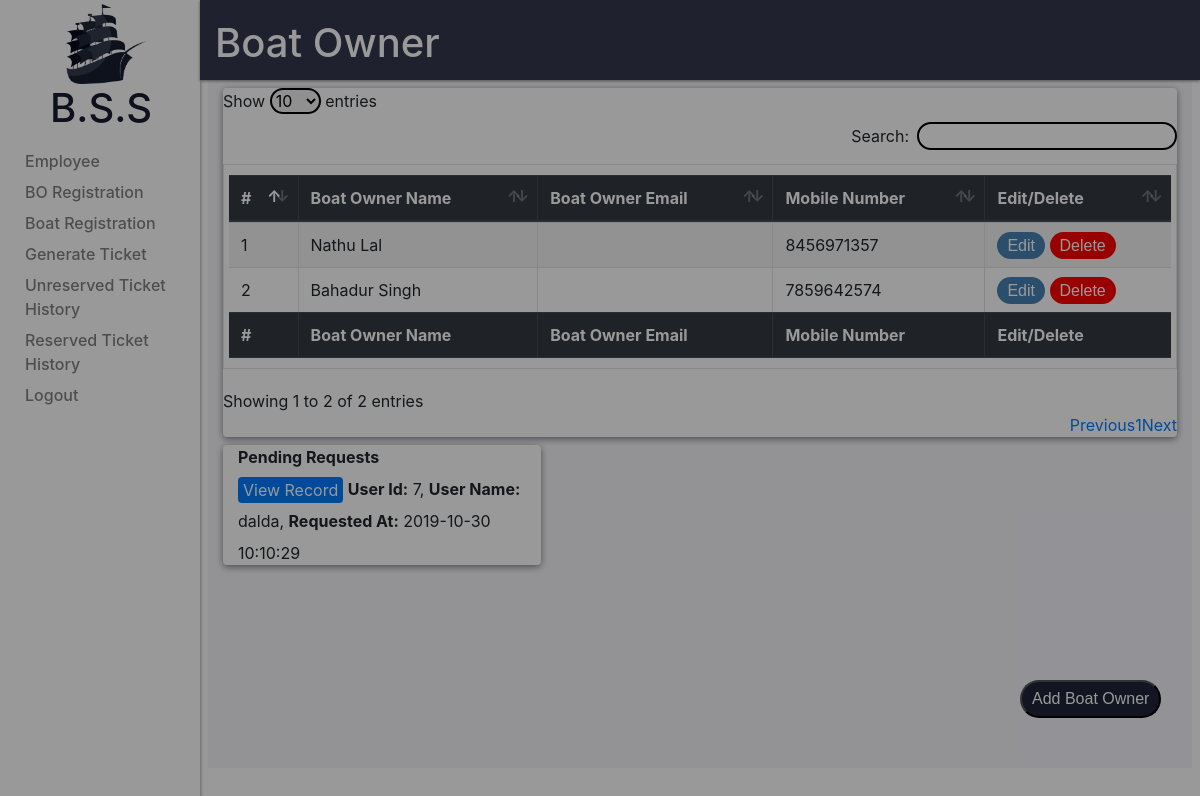
Page /modules/admin/bo_listing.php?user=welcome (signed in) on the committed database.
### tables this page shows
CREATE TABLE `boatowner` (
  `id` int(11) NOT NULL,
  `username` varchar(30) DEFAULT NULL,
  `name` varchar(32) DEFAULT NULL,
  `email` varchar(30) DEFAULT NULL,
  `adhaarnumber` varchar(30) DEFAULT NULL,
  `pannumber` varchar(20) DEFAULT NULL,
  `mobilenumber` bigint(10) DEFAULT NULL,
  `password` longtext DEFAULT NULL,
  `gender` int(1) DEFAULT NULL,
  `bankname` varchar(30) DEFAULT NULL,
  `ifsc` varchar(10) DEFAULT NULL,
  `accountname` varchar(20) DEFAULT NULL,
  `accountnumber` varchar(20) DEFAULT NULL,
  `status` int(1) NOT NULL DEFAULT 0,
  `roleid` int(1) NOT NULL DEFAULT 3,
  `profilepicture` varchar(50) DEFAULT NULL,
  `profilepictureurl` varchar(50) DEFAULT NULL,
  `addressline1` varchar(30) DEFAULT NULL,
  `addressline2` varchar(30) DEFAULT NULL,
  `cityid` int(5) DEFAULT NULL,
  `stateid` int(5) DEFAULT NULL,
  `countryid` int(5) DEFAULT NULL,
  `zipcode` int(6) DEFAULT NULL,
  `createdat` datetime DEFAULT NULL,
  `createdby` int(11) DEFAULT NULL,
  `updatedat` datetime DEFAULT NULL,
  `updatedby` int(11) DEFAULT NULL
);

### modules/admin/bo_listing.php (the view, shortened to what this page needs)
<?php
require"../../includes/admin/layout/head.php";
require"../../includes/admin/layout/sidebar.php";
require"../../includes/admin/dbconnect.php";
$listing_query="SELECT * FROM boatowner WHERE status = 1";
$pending_query="SELECT * FROM boatowner WHERE status = 3";
$execute_query=mysqli_query($connect,$listing_query);
$execute_pending_query=mysqli_query($connect,$pending_query);
$check_rows_pending_query=mysqli_num_rows($execute_pending_query);
$index=1;
?>
<div class="col-10 header_container">
<h1 class=header_name>Boat Owner</h1>
</div>
<div class="container">
    <div class="row">
            <div class="col">
            	<div class="add_button">
					<button type="button" class="add_btn" data-toggle="modal" onclick="addemp()" data-target="#myModal">Add Boat Owner</button>
            	</div>
            	<div class="wrapper">
	            	<table id="bolist" class="table customtable table-striped table-bordered">
	            		<thead class="thead-dark">
	            		<tr>
		        			<th scope="col">#</th>
		            		<th scope="col">Boat Owner Name</th>
		            		<th scope="col">Boat Owner Email</th>
		            		<th scope="col">Mobile Number</th>
		            		<th scope="col">Edit/Delete</th>
		            	</tr>
		            </thead>
		            <tbody>
	<?php
		while($data=mysqli_fetch_assoc($execute_query))
			{
				echo '<tr>';
				echo '<td scope="row">'.$index.'</td>';
				echo '<td>'.$data['name'].'</td>';
				echo '<td>'.$data['email'].'</td>';
				echo '<td>'.$data['mobilenumber'].'</td>';
				echo '<td><a href="#" onclick="editemp('.$data['id'].')" data-toggle="modal" data-target="#myModal" class="edit_btn">Edit</a> <a href="../../scripts/admin/bo_delete_script.php?id='.$data['id'].'" class="delete_btn">Delete</a></td>';
				echo '</tr>';
				$index++;
			}
	?>
	         		</tbody>
	         		<tfoot class="thead-dark">
	            		<tr>
		        			<th scope="col">#</th>
		            		<th scope="col">Boat Owner Name</th>
		            		<th scope="col">Boat Owner Email</th>
		            		<th scope="col">Mobile Number</th>
		            		<th scope="col">Edit/Delete</th>
		            	</tr>
		            </tfoot>
	         	</table>
			 </div>
        </div>
	</div>
			<div class="wrapper col-4" style="float:left">
				<?php
				if($check_rows_pending_query > 0)
				{
					echo "<label><b>Pending Requests</b> </label>";
					while($result=mysqli_fetch_assoc($execute_pending_query))
					{
						echo "<br><div class='pendingbo'><button type='submit'  class='btn btn-xs btn-primary' style='padding: 0px 4px !important;'  onclick='viewrecord(".$result["id"].")'>View Record</button> <label><b>User Id:</b></label> ".$result["id"].", <label><b>User Name:</b></label> ".$result["username"].", <label><b>Requested At:</b></label> ".$result["createdat"]."</div>";
					}
				}
				?>
			</div>
</div>

### style/style.css (style rules this page uses)
.header_container { height: 80px; background-color: #34394D; float: right; box-shadow: 0px 1px 3px grey; }
.header_container h1 { color: white; margin: 0% 0%; padding-top: 2%; }
.container { background-color:#F5F4FA ; height: 100%; width: 100%; max-width: 82% !important; max-height: 86% !important; overflow-y: scroll; }
body { margin: 0px; }
.wrapper { background-color: #ffffff; margin: 8px 0px 0px 0px; box-shadow: 0px 2px 7px grey; border-top-right-radius: 4px; border-top-left-radius: 4px; border-bottom-right-radius: 4px; border-bottom-left-radius: 4px; }
.add_button { position: fixed; top: 85%; left: 85%; z-index: 1000; }
.customtable { padding: 10px 5px; }
.row { margin-right: 0px !important; margin-left: 0px !important; }
.col { padding-right: 0px !important; padding-left: 0px !important; }
.edit_btn { padding: 5px 10px !important; border-radius: 20px !important; color: white; font-family: sans-serif; font-weight: 500; background-color: steelblue ; }
.add_btn { padding: 5px 10px !important; border-radius: 20px !important; color: white; font-family: sans-serif; font-weight: 500; background-color: #202538 ; }
.delete_btn { padding: 5px 10px !important; border-radius: 20px !important; color: white; font-family: sans-serif; font-weight: 500; background-color: red ; }

### rows in the picture
boatowner: name "Nathu Lal", mobilenumber "8456971357"
boatowner: name "Bahadur Singh", mobilenumber "7859642574"
boatowner: id "7", username "dalda", createdat "2019-10-30 10:10:29"
